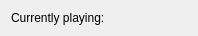
<?xml version="1.0" encoding="UTF-8"?>
<ui version="4.0">
 <class>PlayerWindow</class>
 <widget class="QDialog" name="PlayerWindow">
  <property name="geometry">
   <rect>
    <x>0</x>
    <y>0</y>
    <width>198</width>
    <height>32</height>
   </rect>
  </property>
  <property name="windowTitle">
   <string>Dialog</string>
  </property>
  <layout class="QFormLayout" name="formLayout">
   <item row="0" column="0">
    <widget class="QLabel" name="label">
     <property name="text">
      <string>Currently playing:</string>
     </property>
    </widget>
   </item>
   <item row="0" column="1">
    <widget class="QLabel" name="songLabel">
     <property name="text">
      <string/>
     </property>
    </widget>
   </item>
  </layout>
 </widget>
 <resources/>
 <connections/>
</ui>
